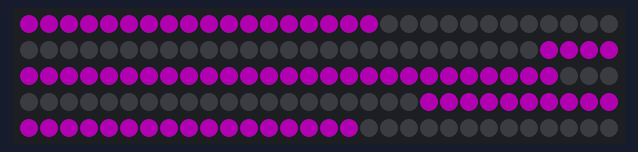
Recording of a sketch running on a simulated Arduino Uno, built with avr-gcc and run on an emulated ATmega328P. Shown: 150 RGB LEDs in strip order, left to right, continuing on the next row. Dim RGB values are drawn brighter than linear; random numbers use the default seed unless the sketch sets one.

Above: at 2.22 s.
At 11.6 s:
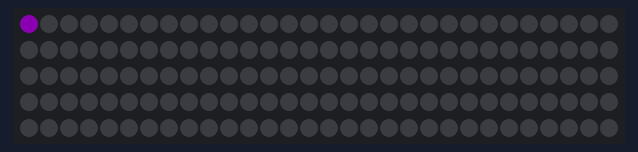
At 22.3 s:
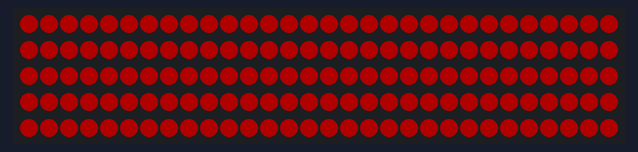
At 32.76 s:
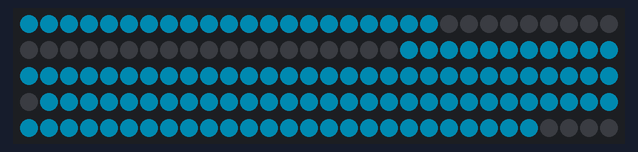
At 35.6 s:
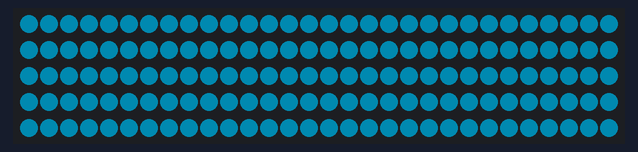

The sketch:

Wave.ino
```cpp
#include <Adafruit_NeoPixel.h>
#include <LightConfig.h>
#include <Colors.h>
#include <math.h>

#include "Wave.h"

#define PIN_NUMBER  LIGHT_CONFIG_PIN_NUM
#define NUM_LIGHTS  LIGHT_CONFIG_NUM_LIGHTS
#define BRIGHTNESS  LIGHT_CONFIG_BRIGHTNESS

#define DELAY_MS 17 // Aim for 50hz

#define num_elements(x)  (sizeof(x) / sizeof((x)[0]))

Adafruit_NeoPixel strip = Adafruit_NeoPixel(NUM_LIGHTS, PIN_NUMBER, NEO_GRB + NEO_KHZ800);

void setup() {
  strip.setBrightness(BRIGHTNESS);
  strip.begin();
  strip.clear();
  strip.show(); // Initialize all pixels to 'off'
}


cord getCords(int i) {
  if ((18 <= i) && (i <= 90)) {
    float circle_size_metres = 0.4;

    float num_in_circle = 69;
    float angle_rads = M_PI / 2.0 - 2.0 * M_PI * (i - 22) / num_in_circle;

    return (cord) {
      circle_size_metres * cos(angle_rads),
      circle_size_metres * sin(angle_rads)
    };
  }

  if ((91 <= i) && (i <= 109)) {
    float line_size_metres = 0.4;
    float num_in_line = 22;

    float y = 0.5 - (i - 91) / num_in_line;

    return (cord) {
      0,
      line_size_metres * y
    };
  }

  if ((129 <= i) && (i <= 150)) {
    float line_size_metres = 0.4;
    float num_in_line = 20;

    float x = -0.5 + (i - 129) / num_in_line;

    return (cord) {
      line_size_metres * x,
      0
    };
  }

  cord cords = {-1.0, -1.0};
  return cords;
}


float randomFloat() {
  return random(1000001) / 1.0e6;
}


float line_m = 0;
float line_b = 0;
float line_b_inc = 0;
uint32_t cur_color = BLACK;

int iteration = 0;
void loop() {
  iteration += 1;

  if (iteration % 200 == 1) { // || random(1000) == 0) {
    // Set line_m to [-4, 4]
    // Set line_b_inc to [-5, 5] / 200

    line_m = 8 * randomFloat() - 4;
    line_b = 0;
    line_b_inc = (10 * randomFloat() - 5) / 50.0;

    cur_color = all_colors[random(num_elements(all_colors))];
  }

  line_b += line_b_inc;

  strip.setPixelColor(0, cur_color);
  for (int l = 1; l < NUM_LIGHTS; l++) {
    cord cords = getCords(l);

    uint32_t color = BLACK;
    if (cords.y < cords.x * line_m + line_b) {
      color = cur_color;
    };

    strip.setPixelColor(l, color);
  }

  strip.show();
  delay(DELAY_MS);
}


// Return colors that is a blend of a and b.
// a * (1 - percent) + b * (percent);
//
uint32_t LinearColorFade(uint32_t color_a, uint32_t color_b, float percent) {
  uint32_t r_a = (uint8_t)(color_a >> 16);
  uint32_t r_b = (uint8_t)(color_b >> 16);
  int16_t r_diff = r_b - r_a;

  uint32_t g_a = (uint8_t)(color_a >> 8);
  uint32_t g_b = (uint8_t)(color_b >> 8);
  int16_t g_diff = g_b - g_a;

  uint32_t b_a = (uint8_t)(color_a);
  uint32_t b_b = (uint8_t)(color_b);
  int16_t b_diff = b_b - b_a;

  int16_t new_r = round(r_a + r_diff * percent);
  int16_t new_g = round(g_a + g_diff * percent);
  int16_t new_b = round(b_a + b_diff * percent);

  return Adafruit_NeoPixel::Color(new_r, new_g, new_b);
}
```

Wave.h
```cpp
struct cord {
  float x;
  float y;
};
```

Measured:
- what the display in image 1 shows lasts 9.6 s, from 11.5 s to 21.1 s
- what the display in image 2 shows lasts 9.4 s, from 22.3 s to 31.7 s
